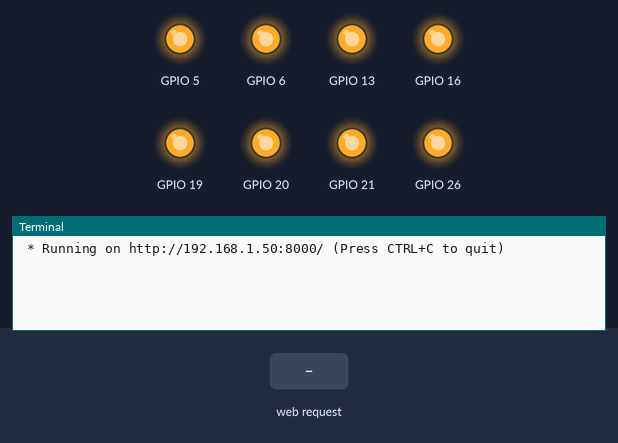
A program run on a simulated Raspberry Pi (BCM pin numbers). On the bench: output pins drawn as LEDs (lit = HIGH), the last lines printed to the terminal. The inputs (shaded band) are chosen by the test bench. The clock reads 2024-03-15 10:24:30 at power-on unless the program sets it.

Above: at 1.2 s.
1.3 s: HTTP request for /relays received
At 2.5 s:
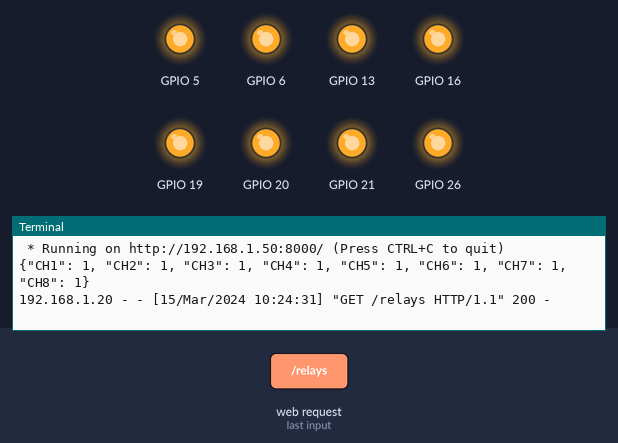
2.8 s: HTTP request for / received
At 3.9 s:
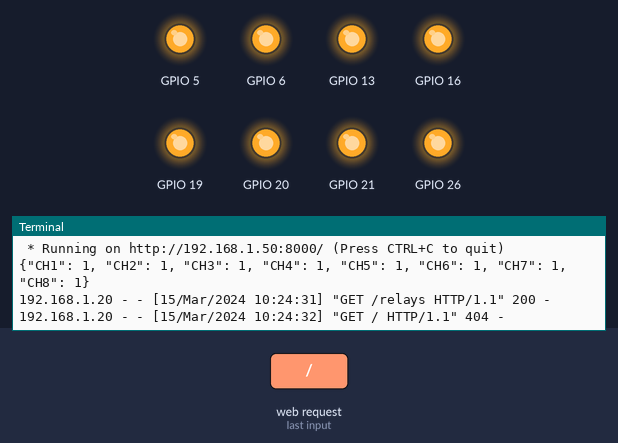

The program:

main.py
```python
from bottle import *
import RPi.GPIO as GPIO
import socket
import json

# Specify GPIO pins using BCM numbering and their initial states
# --------------------------------------------------------------------------------------------------
relay_pins = {'CH1': 5, 'CH2': 6, 'CH3': 13, 'CH4': 16, 'CH5': 19, 'CH6': 20, 'CH7': 21, 'CH8': 26}
relay_states = {'CH1': 1, 'CH2': 1, 'CH3': 1, 'CH4': 1, 'CH5': 1, 'CH6': 1, 'CH7': 1, 'CH8': 1}

# Set up Raspberry Pi Pins
# --------------------------------------------------------------------------------------------------
# Set mode to use BCM (Broadcom) pin numbering
GPIO.setmode(GPIO.BCM)
# Suppress warning
# RuntimeWarning: This channel is already in use, continuing anyway.  Use GPIO.setwarnings(False) to disable warnings.
# for BCM PIN 5
GPIO.setwarnings(False)

# For each GPIO pin set up the pin as an output pin and set pin to initial state
for channel in relay_pins.keys():
  GPIO.setup(relay_pins[channel], GPIO.OUT)
  GPIO.output(relay_pins[channel], relay_states[channel])

# Set up routes and functions
# --------------------------------------------------------------------------------------------------
# Get status of all relays
def validate_relay_states():
  global relay_pins, relay_states

  pin = 0
  actual_relay_state = 0
  expected_relay_state = 0

  for channel in relay_pins.keys():
    pin = relay_pins[channel]
    actual_relay_state = GPIO.input(pin)
    expected_relay_state = relay_states[channel]

    if (actual_relay_state != expected_relay_state):
      print(f'Relay state mimatch for relay channel {channel}, BCM pin {relay_pins}')
      print(f'Actual state is {actual_relay_state}, expected {expected_relay_state}')
      print('Using actual state value')

    relay_states[channel] = actual_relay_state

@get("/relays")
def get_relays():
  global relay_states

  validate_relay_states()

  response.headers['Content-Type'] = 'application/json'
  print(json.dumps(relay_states))
  return json.dumps(relay_states)

# Set status of all relays
@post('/relays')
def set_relays():
  global relay_states

  for channel in relay_states.keys():
    relay_states[channel] = int(request.POST.get(channel))
    GPIO.output(relay_pins[channel], relay_states[channel])

  validate_relay_states()

  response.headers['Content-Type'] = 'application/json'
  print(json.dumps(relay_states))
  return json.dumps(relay_states)

# Set up server
# --------------------------------------------------------------------------------------------------
s = socket.socket(socket.AF_INET, socket.SOCK_DGRAM)
s.connect(('8.8.8.8', 80))
localhost = s.getsockname()[0]

run(host=localhost, port="8000")
```

Measured:
- after the input at 1.3 s, the terminal: prints a new line at once (image 1)
- after the input at 2.8 s, the terminal: prints a new line at once (image 2)
